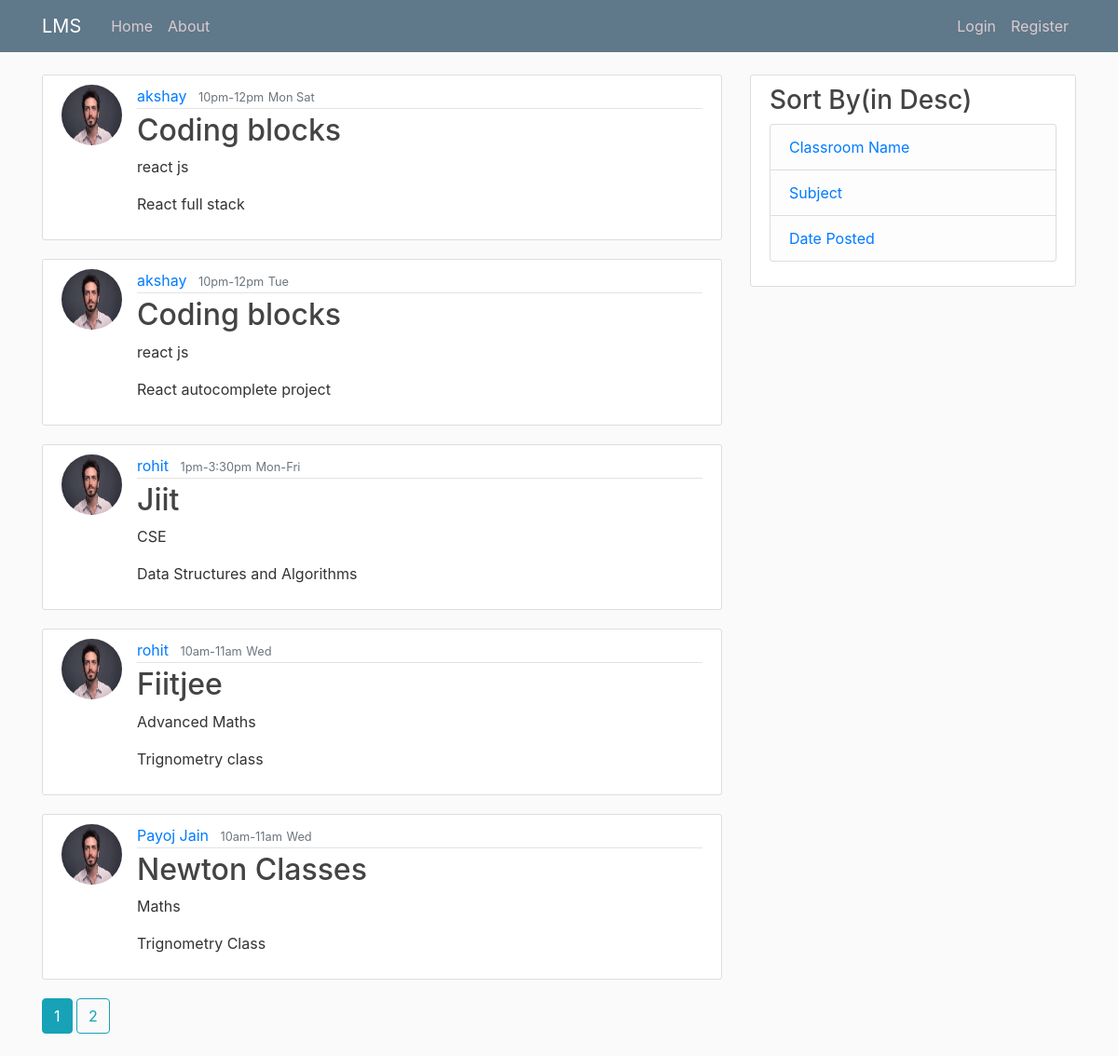
The page /home on the database its author committed.
### flasklms/models.py (models this page shows, shortened)
class ClassRoom(db.Model):
    id = db.Column(db.Integer, primary_key=True)
    classroomName = db.Column(db.String(100), nullable=False)
    subject=db.Column(db.String(20),nullable=False)
    time=db.Column(db.String(20),nullable=False)
    daysOfClasses=db.Column(db.String(100),nullable=False,default="Mon Wed Fri")
    date_posted = db.Column(db.DateTime, nullable=False, default=datetime.utcnow)
    content= db.Column(db.Text, nullable=False)
    user_id = db.Column(db.Integer, db.ForeignKey('user.id'), nullable=False)

class User(db.Model, UserMixin):
    id = db.Column(db.Integer, primary_key=True)
    username = db.Column(db.String(20), unique=True, nullable=False)
    email = db.Column(db.String(120), unique=True, nullable=False)
    image_file = db.Column(db.String(20), nullable=False, default='default.jpg')
    isTeacher=db.Column(db.Boolean,nullable=False,default=False)
    password = db.Column(db.String(60), nullable=False)
    otp=db.Column(db.Integer , nullable=False , default=123)
    classrooms = db.relationship('ClassRoom', backref='teacher', lazy=True)

### flasklms/routes.py (the view)
@app.route("/")
@app.route("/home")
def home():
    if current_user.is_authenticated:
        if current_user.isTeacher:
            classroom=ClassRoom.query.filter_by(user_id=current_user.id).first()
            if classroom:
                username=classroom.teacher.username
            else:
                username=current_user.username
            return redirect(url_for('user_posts', username=username))
        else:
            page = request.args.get('page', 1, type=int)
            classrooms = ClassRoom.query.order_by(ClassRoom.date_posted.desc()).paginate(page=page, per_page=5)
            return render_template('home.html', classrooms=classrooms)
    else:
        page = request.args.get('page', 1, type=int)
        classrooms = ClassRoom.query.order_by(ClassRoom.date_posted.desc()).paginate(page=page, per_page=5)
        return render_template('home.html', classrooms=classrooms)

### flasklms/templates/home.html
{% extends "layout.html" %}
{% block content %}
    {% for classroom in classrooms.items %}
        <article class="media content-section">
          <img class="rounded-circle article-img" src="{{ url_for('static', filename='profile_pics/' + classroom.teacher.image_file) }}">
          <div class="media-body">
            <div class="article-metadata">
              <a class="mr-2" href="{{ url_for('user_posts', username=classroom.teacher.username) }}">{{ classroom.teacher.username }}</a>
              <small class="text-muted">{{classroom.time}}</small>
              <small class="text-muted">{{ classroom.daysOfClasses}}</small>
            </div>
            <h2><a class="article-title" href="{{ url_for('post', post_id=classroom.id) }}">{{ classroom.classroomName }}</a></h2>
            <p class="article-content">{{classroom.subject}}</p>
            <p class="article-content">{{ classroom.content }}</p>
          </div>
        </article>
    {% endfor %}
    {% for page_num in classrooms.iter_pages(left_edge=1, right_edge=1, left_current=1, right_current=2) %}
      {% if page_num %}
        {% if classrooms.page == page_num %}
          <a class="btn btn-info mb-4" href="{{ url_for('home', page=page_num) }}">{{ page_num }}</a>
        {% else %}
          <a class="btn btn-outline-info mb-4" href="{{ url_for('home', page=page_num) }}">{{ page_num }}</a>
        {% endif %}
      {% else %}
        ...
      {% endif %}
    {% endfor %}
{% endblock content %}

### flasklms/templates/layout.html (shortened to what this page needs)
<!DOCTYPE html>
<html>
<head>
    <link rel="stylesheet" href="https://maxcdn.bootstrapcdn.com/bootstrap/4.0.0/css/bootstrap.min.css">
    <link rel="stylesheet" type="text/css" href="{{ url_for('static', filename='main.css') }}">
</head>
<body>
    <header class="site-header">
      <nav class="navbar navbar-expand-md navbar-dark bg-steel fixed-top">
        <div class="container">
          <a class="navbar-brand mr-4" href="/">LMS</a>
          <div class="collapse navbar-collapse" id="navbarToggle">
            <div class="navbar-nav mr-auto">
              <a class="nav-item nav-link" href="{{ url_for('home') }}">Home</a>
              <a class="nav-item nav-link" href="{{ url_for('about') }}">About</a>
            </div>
            <div class="navbar-nav">
              {% if current_user.is_authenticated and current_user.isTeacher %}
                <a class="nav-item nav-link" href="{{ url_for('new_post') }}">New Post</a>
                <a class="nav-item nav-link" href="{{ url_for('account') }}">Account</a>
                <a class="nav-item nav-link" href="{{ url_for('logout') }}">Logout</a>
              {% elif current_user.is_authenticated %}
                <a class="nav-item nav-link" href="{{ url_for('account') }}">Account</a>
                <a class="nav-item nav-link" href="{{ url_for('logout') }}">Logout</a>
              {% else %}
                <a class="nav-item nav-link" href="{{ url_for('login') }}">Login</a>
                <a class="nav-item nav-link" href="{{ url_for('register') }}">Register</a>
              {% endif %}
            </div>
          </div>
        </div>
      </nav>
    </header>
    <main role="main" class="container">
      <div class="row">
        <div class="col-md-8">
          {% block content %}{% endblock %}
        </div>
        <div class="col-md-4">
          <div class="content-section">
            <h3>Sort By(in Desc)</h3>
              <ul class="list-group">
                <li class="list-group-item list-group-item-light"><a href="{{url_for('classroomName') }}">Classroom Name </a></li>
                <li class="list-group-item list-group-item-light"><a  href="{{ url_for('subject') }}">Subject</a></li>
                <li class="list-group-item list-group-item-light"><a href="{{ url_for('home') }}">Date Posted</a></li>
              </ul>
          </div>
        </div>
      </div>
    </main>
</body>
</html>

### flasklms/static/main.css (style rules this page uses)
body { background: #fafafa; color: #333333; margin-top: 5rem; }
h1, h2, h3, h4, h5, h6 { color: #444444; }
.bg-steel { background-color: #5f788a; }
.site-header .navbar-nav .nav-link { color: #dbcbcf; }
.content-section { background: #ffffff; padding: 10px 20px; border: 1px solid #dddddd; border-radius: 3px; margin-bottom: 20px; }
.article-title { color: #444444; }
.article-content { white-space: pre-line; }
.article-img { height: 65px; width: 65px; margin-right: 16px; }
.article-metadata { padding-bottom: 1px; margin-bottom: 4px; border-bottom: 1px solid #e3e3e3 }

### rows shown on the page
ClassRoom: image_file (placeholder picture), teacher.username "akshay", time "10pm-12pm", daysOfClasses "Mon Sat", classroomName "Coding blocks", subject "react js", content "React full stack"
ClassRoom: image_file (placeholder picture), teacher.username "akshay", time "10pm-12pm", daysOfClasses "Tue", classroomName "Coding blocks", subject "react js", content "React autocomplete project"
ClassRoom: image_file (placeholder picture), teacher.username "rohit", time "1pm-3:30pm", daysOfClasses "Mon-Fri", classroomName "Jiit", subject "CSE", content "Data Structures and Algorithms"
ClassRoom: image_file (placeholder picture), teacher.username "rohit", time "10am-11am", daysOfClasses "Wed", classroomName "Fiitjee", subject "Advanced Maths", content "Trignometry class"
ClassRoom: image_file (placeholder picture), teacher.username "Payoj Jain", time "10am-11am", daysOfClasses "Wed", classroomName "Newton Classes", subject "Maths", content "Trignometry Class"

### other values the page prints
{{ page_num }} "1"
{{ page_num }} "2"
